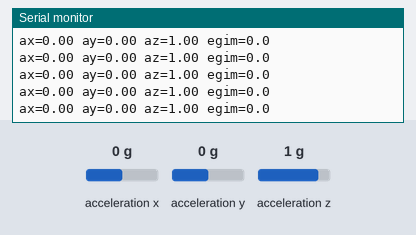
Recording of a sketch running on a simulated Arduino Uno, built with avr-gcc and run on an emulated ATmega328P. On the bench: the last lines printed to the serial monitor. Wiring (inferred from the names in the program): MPU-6050 motion sensor at I2C address 0x68. The test bench sets the inputs (shaded band); at power-on: acceleration x 0 g, acceleration y 0 g, acceleration z 1 g.

Above: at 1.2 s.
1.3 s: acceleration x set to -1.4 g
At 1.58 s:
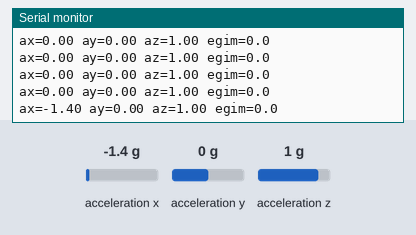
2.8 s: acceleration y set to -1.4 g
At 2.99 s:
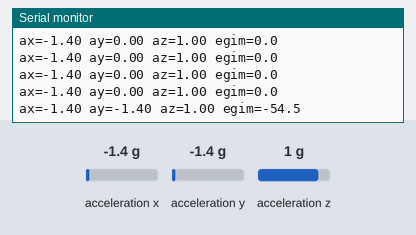
4.3 s: acceleration z set to -1.4 g
At 4.41 s:
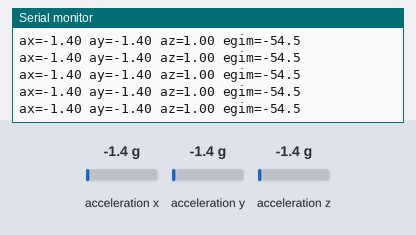
Timing chart, 0 to 7.3 s (numbered marks = the images above; inputs shaded):
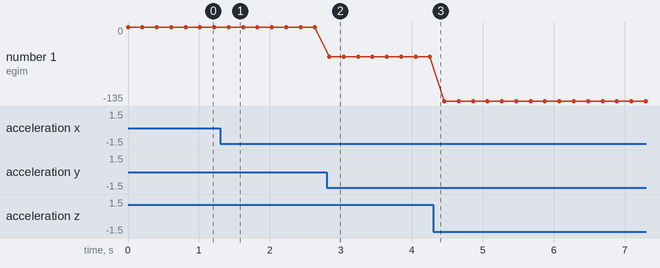

The sketch:

mpu6050_ham.ino
```cpp
// MPU6050 ham ivme okuması (kütüphanesiz, Wire): VCC -> 5V, GND, SDA -> A4, SCL -> A5. Adres 0x68.
// ±2 g aralığında 1 g = 16384. Eğim: atan2(ay, az).
#include <Wire.h>

const int MPU = 0x68;

int16_t oku16() { return (Wire.read() << 8) | Wire.read(); }

void setup() {
  Serial.begin(9600);
  Wire.begin();
  Wire.beginTransmission(MPU);
  Wire.write(0x6B);   // PWR_MGMT_1
  Wire.write(0);      // uykudan uyandır
  Wire.endTransmission();
}

void loop() {
  Wire.beginTransmission(MPU);
  Wire.write(0x3B);   // ACCEL_XOUT_H
  Wire.endTransmission(false);
  Wire.requestFrom(MPU, 6);
  float ax = oku16() / 16384.0, ay = oku16() / 16384.0, az = oku16() / 16384.0;
  Serial.print("ax=");
  Serial.print(ax, 2);
  Serial.print(" ay=");
  Serial.print(ay, 2);
  Serial.print(" az=");
  Serial.print(az, 2);
  Serial.print(" egim=");
  Serial.println(atan2(ay, az) * 180.0 / PI, 1);
  delay(200);
}
```

Measured:
- after the input at 1.3 s, the serial monitor: prints a new line after 0.12 s (image 1)
- after the input at 2.8 s, the serial monitor: prints a new line at once (image 2)
- plotted number 1: 0 → -54.5 after the input at 2.8 s, -54.5 → -135 after the input at 4.3 s
